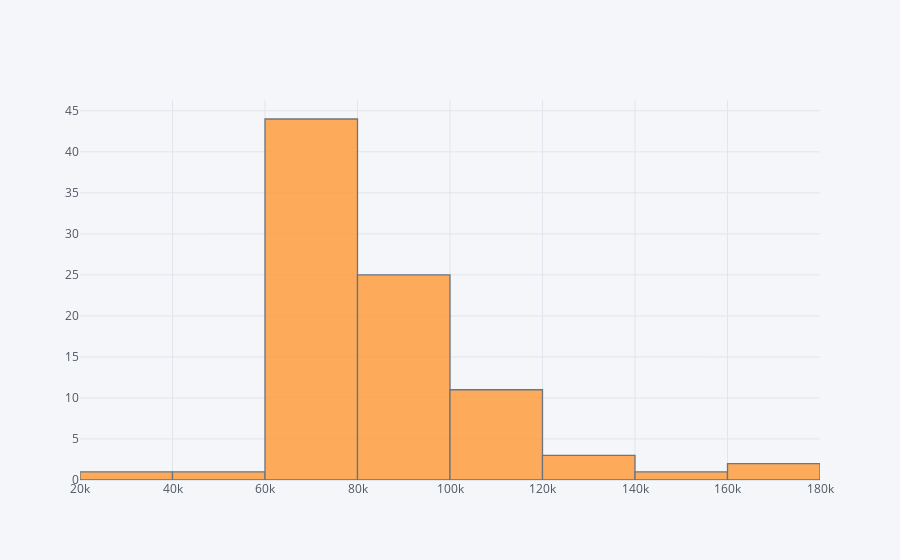

Here is the notebook cell this chart was saved with:
### Markdown cell above
c) Generate a histogram with the 'Salary' column and use 12 bins.

### Code cell
#c) (1)
alumni['Salary'].iplot(kind = 'hist', bins = 12)

### Figure 1 — Plotly figure (JSON) as saved in the notebook; plotly's stock layout.template omitted (floating-point values rounded to 4 significant figures)
{"data": [{"histfunc": "count", "histnorm": "", "marker": {"color": "rgba(255, 153, 51, 1.0)", "line": {"color": "#4D5663", "width": 1.3}}, "name": "Salary", "nbinsx": 12, "opacity": 0.8, "orientation": "v", "type": "histogram", "x": [125000, 100000, 70000, 120000, 95000, 60000, 160000, 85000, 75000, 90000, 95000, 40000, 110000, 85000, 75000, 90000, 95000, 60000, 140000, 85000, 75000, 90000, 35000, 75000, 110000, 75000, 90000, 85000, 75000, 110000, 60000, 120000, 85000, 75000, 90000, 65000, 75000, 110000, 75000, 90000, 65000, 75000, 60000, 160000, 85000, 75000, 90000, 65000, 75000, 110000, 75000, 90000, 65000, 75000, 65000, 75000, 100000, 75000, 90000, 65000, 85000, 90000, 65000, 75000, 110000, 75000, 90000, 65000, 75000, 65000, 75000, 100000, 75000, 90000, 65000, 85000, 90000, 65000, 75000, 110000, 75000, 90000, 65000, 75000, 65000, 75000, 100000, 75000]}], "layout": {"barmode": "overlay", "legend": {"bgcolor": "#F5F6F9", "font": {"color": "#4D5663"}}, "paper_bgcolor": "#F5F6F9", "plot_bgcolor": "#F5F6F9", "title": {"font": {"color": "#4D5663"}}, "xaxis": {"gridcolor": "#E1E5ED", "showgrid": true, "tickfont": {"color": "#4D5663"}, "title": {"font": {"color": "#4D5663"}, "text": ""}, "zerolinecolor": "#E1E5ED"}, "yaxis": {"gridcolor": "#E1E5ED", "showgrid": true, "tickfont": {"color": "#4D5663"}, "title": {"font": {"color": "#4D5663"}, "text": ""}, "zerolinecolor": "#E1E5ED"}}}
